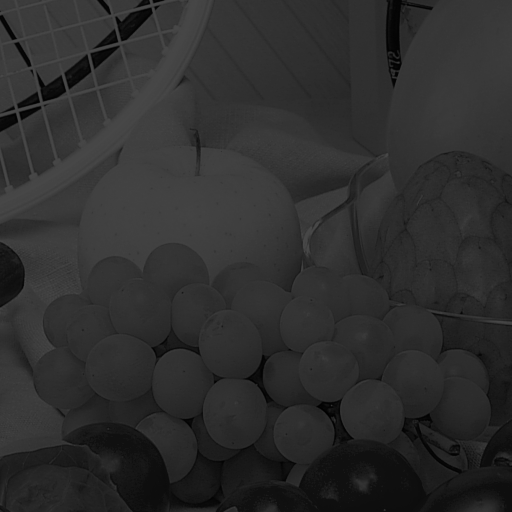
#> input picture Python/Histogram Equalization/darkImage.png, 512 x 512 px, given in place of , which was not available
$ python -i image_filter_tool.py   (imports and definitions only)
#> lines starting #> are read from the running program, lines starting #| are printed output that depends on the picture; pictures that were not available may be replaced by others from this repository, and a replacement may not be noted
import ctypes
import os.path
from tkinter import *
from tkinter import filedialog, ttk
import cv2 as cv
import numpy as np
import scipy.signal
from matplotlib import image as mpimg
from matplotlib import pyplot as plt
from PIL import Image, ImageTk

# [3 lines not run here, left out]

"""----------------x-----Global Variable------x----------------"""

gui_width = 1385
gui_height = 595
ip_file = ""
op_file = ""
original_img = None
modified_img = None
user_arg = None
popup = None
popup_input = None

# [3 lines not run here, left out]

"""----------------x-----Global Variable------x----------------"""


# [35 lines left out: functions set_user_arg, open_popup_input, draw_before_canvas, not called in this run]


def draw_after_canvas(mimg):
    global modified_img

    modified_img = Image.fromarray(mimg)
    img = ImageTk.PhotoImage(modified_img)
    after_canvas.create_image(
        256,
        256,
        image=img,
        anchor="center",
    )
    after_canvas.img = img


# [35 lines left out: functions load_file, save_file, not called in this run]


"""--------------x---------Frame-----------x-------------"""

# [1 line that did not run here, left out]
# [1 line not run here, left out]

# [1 line that did not run here, left out]
# [1 line not run here, left out]

# [1 line that did not run here, left out]
# [1 line not run here, left out]

# left frame contents
# [1 line that did not run here, left out]
# [1 line not run here, left out]

# [1 line that did not run here, left out]
# [1 line not run here, left out]
"""--------------x---------Frame-----------x-------------"""

"""--------------x---------Middle frame contents-----------x-------------"""

# [1 line that did not run here, left out]
# [1 line that did not run here, left out]
# [3 lines that did not run here, left out]
# [7 lines not run here, left out]
"""--------------x---------Middle frame contents-----------x-------------"""

"""--------------x---------Right frame contents-----------x-------------"""
# [1 line that did not run here, left out]
# [1 line not run here, left out]

# [1 line that did not run here, left out]
# [1 line not run here, left out]

"""--------------x---------Right frame contents-----------x-------------"""

"""-----------x---------Digital Image Processing Algorithms------------x-----------"""


# [29 lines of commented-out code are left out]
# [109 lines left out: functions redImg, greenImg, blueImg, RGB2Gray, not called in this run]


def callRGB2Gray():
    grayscale = RGB2Gray()
    draw_after_canvas(grayscale)


# [273 lines left out: functions negative, gray_slice, call_gray_slice, bit_slice, call_bit_slice, c_stretch and 13 more, not called in this run]


def canny():  # sourcery no-metrics
    sigma = 1
    kernel_size = 5
    weak_pixel = 75
    strong_pixel = 255
    lowthreshold = 0.05
    highthreshold = 0.15

    img = cv.imread(ip_file, 0)
#> img is the input picture: shape (512, 512); min 0, max 71, mean 45.7
    M, N = img.shape
#> M = 512; N = 512

    # 1) Noise reduction
    size = kernel_size // 2
    x, y = np.mgrid[-size: size + 1, -size: size + 1]
    normal = 1 / (2.0 * np.pi * sigma ** 2)
    kernel = np.exp(-((x ** 2 + y ** 2) / (2.0 * sigma ** 2))) * normal
    img_smoothed = scipy.signal.convolve2d(img, kernel, mode="same", boundary="symm")
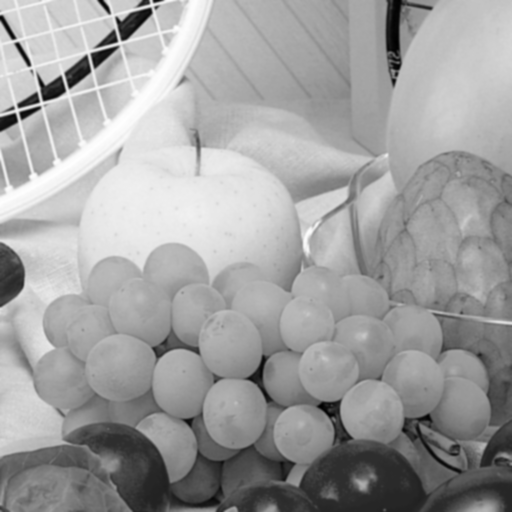
#> img_smoothed: shape (512, 512) float64; min 3.75, max 69.49, mean 44.9; drawn with min black and max white

    # 2) Gradient calc (sobel)
    hx = np.array([[-1, 0, 1], [-2, 0, 2], [-1, 0, 1]])
    hy = np.array([[1, 2, 1], [0, 0, 0], [-1, -2, -1]])

    pdx = scipy.signal.convolve2d(img_smoothed, hx, mode="same", boundary="symm")
    pdy = scipy.signal.convolve2d(img_smoothed, hy, mode="same", boundary="symm")
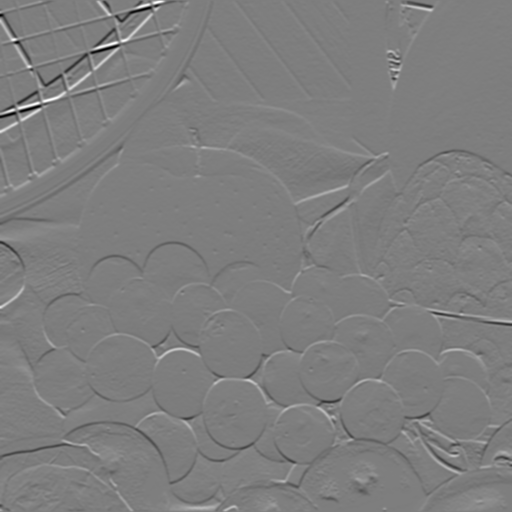
#> pdy: shape (512, 512) float64; min -159.1, max 161.1, mean -0.4; drawn with min black and max white

    gradient = np.sqrt(pdx ** 2 + pdy ** 2)
    gradient = gradient / gradient.max() * 255
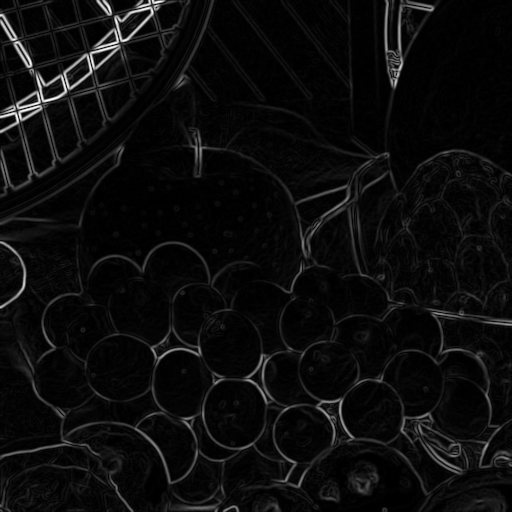
#> gradient: shape (512, 512) float64; min 0, max 255, mean 12.5
    theta = np.arctan2(pdy, pdx)
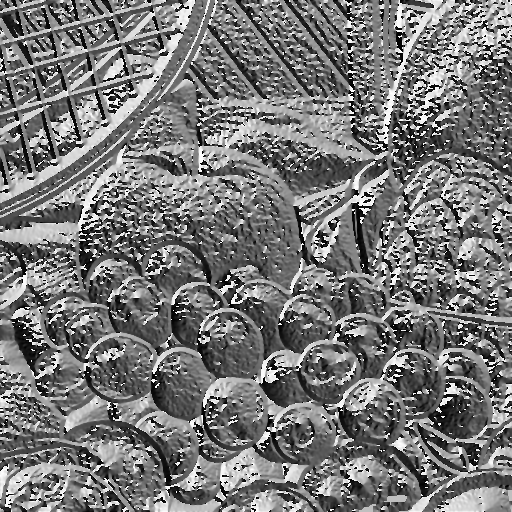
#> theta: shape (512, 512) float64; min -3.14, max 3.14, mean -0.202; drawn with min black and max white

    # 3) Non Max supression
    nonmax = np.zeros((M, N), dtype=np.int32)
    angle = theta * 180.0 / np.pi
    angle[angle < 0] += 180
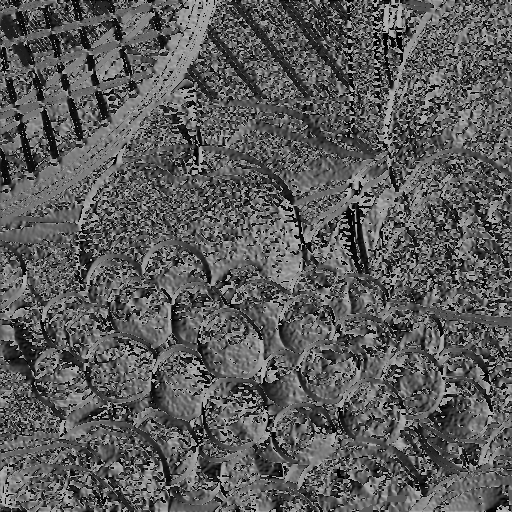
#> angle: shape (512, 512) float64; min 0, max 180, mean 91.4

    for i in range(1, M - 1):
        for j in range(1, N - 1):
            q = 255
            r = 255

            # angle 0
            if (0 <= angle[i, j] < 22.5) or (157.5 <= angle[i, j] <= 180):
                q = gradient[i, j + 1]
                r = gradient[i, j - 1]
            # angle 45
            elif 22.5 <= angle[i, j] < 67.5:
                q = gradient[i + 1, j - 1]
                r = gradient[i - 1, j + 1]
            # angle 90
            elif 67.5 <= angle[i, j] < 112.5:
                q = gradient[i + 1, j]
                r = gradient[i - 1, j]
            # angle 135
            elif 112.5 <= angle[i, j] < 157.5:
                q = gradient[i - 1, j - 1]
                r = gradient[i + 1, j + 1]

            if (gradient[i, j] >= q) and (gradient[i, j] >= r):
                nonmax[i, j] = gradient[i, j]
            else:
                nonmax[i, j] = 0
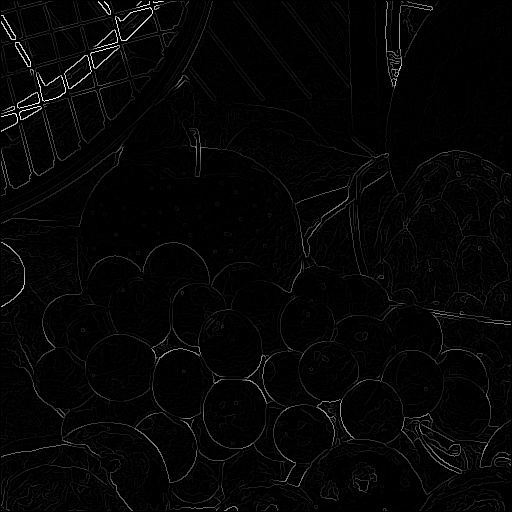
#> nonmax: shape (512, 512) int32; min 0, max 255, mean 4.9

    # 4) Double threshold
    highThreshold = nonmax.max() * highthreshold
#> highThreshold = 38.25
    lowThreshold = highThreshold * lowthreshold
#> lowThreshold = 1.91

    thresh = np.zeros((M, N), dtype=np.int32)

    strong_i, strong_j = np.where(nonmax >= highThreshold)
#> strong_i = 8181 values from 1 to 510; strong_j = 8181 values, max 510 at index 3072, min 1 at index 271, mean 225.5
    weak_i, weak_j = np.where((nonmax <= highThreshold) & (nonmax >= lowThreshold))

    thresh[strong_i, strong_j] = strong_pixel
    thresh[weak_i, weak_j] = weak_pixel

    # 5) Hysteresis
    for i in range(1, M - 1):
        for j in range(1, N - 1):
            if thresh[i, j] == weak_pixel:

                if (
                        (thresh[i + 1, j - 1] == strong_pixel)
                        or (thresh[i + 1, j] == strong_pixel)
                        or (thresh[i + 1, j + 1] == strong_pixel)
                        or (thresh[i, j - 1] == strong_pixel)
                        or (thresh[i, j + 1] == strong_pixel)
                        or (thresh[i - 1, j - 1] == strong_pixel)
                        or (thresh[i - 1, j] == strong_pixel)
                        or (thresh[i - 1, j + 1] == strong_pixel)
                ):
                    thresh[i, j] = strong_pixel
                else:
                    thresh[i, j] = 0
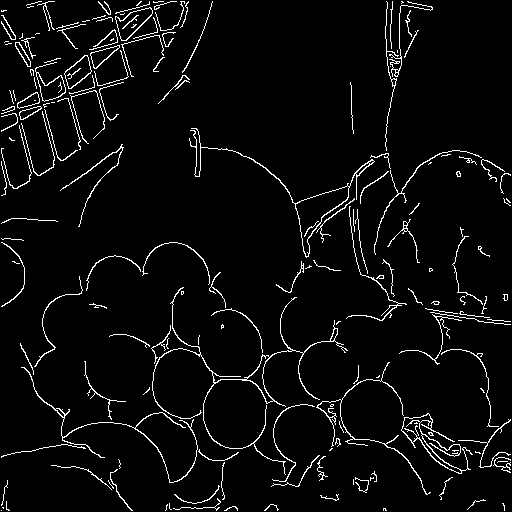
#> thresh: shape (512, 512) int32; 4.4% white in thin lines or dots

    draw_after_canvas(thresh)


"""-----------x---------Digital Image Processing Algorithms------------x-----------"""

"""----------------x--------Button for Algorithms---------x---------------"""
# ttk.Button(
#     scrollable_algo_frame,
#     text="RGB to grayscale",
#     width=30,
#     command=callRGB2Gray) \
#     .pack(expand=1, padx=5, pady=2, ipady=2)
#


# ttk.Button(
#     scrollable_algo_frame,
#     text="Negative",
#     width=30,
#     command=lambda: negative(set_gray=False)) \
#     .pack(pady=2, ipady=2)
#
# ttk.Button(
#     scrollable_algo_frame,
#     text="Negative/(Grayscale output)",
#     width=30,
#     command=lambda: negative(set_gray=True),
# ).pack(pady=2, ipady=2)
#
# ttk.Button(
#     scrollable_algo_frame,
#     text="Histogram Equalization",
#     width=30,
#     command=histogram_eq,
# ).pack(pady=2, ipady=2)
# ttk.Button(
#     scrollable_algo_frame, text="gray-contrast", width=30, command=callRGB2HSI).pack(pady=2, ipady=2)
#
#
# ttk.Button(
#     scrollable_algo_frame,
#     text="Image Smoothing - Liner/n(nxm Avg/Box filter)",
#     width=30,
#     command=box_fileter,
# ).pack(pady=2, ipady=2)
#
# ttk.Button(
#     scrollable_algo_frame,
#     text="Image Smotting - Non Liner\n(n*n Median filter)",
#     width=30,
#     command=median_fileter,
# ).pack(pady=2, ipady=2)

# [142 lines not run here, left out]

"""----------------x--------Button for Algorithms---------x---------------"""

# [1 line not run here, left out]

#> (the run stopped early here; a loop or call above may not have finished)
